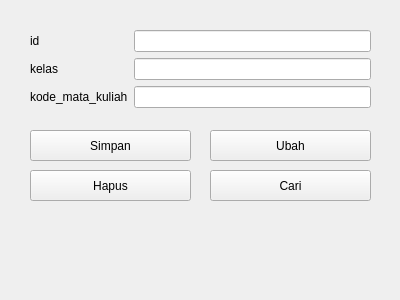
<?xml version="1.0" encoding="UTF-8"?>
<ui version="4.0">
 <class>Form</class>
 <widget class="QWidget" name="Form">
  <property name="geometry">
   <rect>
    <x>0</x>
    <y>0</y>
    <width>400</width>
    <height>300</height>
   </rect>
  </property>
  <property name="windowTitle">
   <string>Form</string>
  </property>
  <widget class="QWidget" name="formLayoutWidget">
   <property name="geometry">
    <rect>
     <x>30</x>
     <y>30</y>
     <width>341</width>
     <height>80</height>
    </rect>
   </property>
   <layout class="QFormLayout" name="formLayout">
    <item row="0" column="0">
     <widget class="QLabel" name="idLabel">
      <property name="text">
       <string>id </string>
      </property>
     </widget>
    </item>
    <item row="0" column="1">
     <widget class="QLineEdit" name="idLineEdit"/>
    </item>
    <item row="1" column="0">
     <widget class="QLabel" name="kelasLabel">
      <property name="text">
       <string>kelas</string>
      </property>
     </widget>
    </item>
    <item row="1" column="1">
     <widget class="QLineEdit" name="kelasLineEdit"/>
    </item>
    <item row="2" column="0">
     <widget class="QLabel" name="kode_mata_kuliahLabel">
      <property name="text">
       <string>kode_mata_kuliah</string>
      </property>
     </widget>
    </item>
    <item row="2" column="1">
     <widget class="QLineEdit" name="kode_mata_kuliahLineEdit"/>
    </item>
   </layout>
  </widget>
  <widget class="QPushButton" name="btnUbah">
   <property name="geometry">
    <rect>
     <x>210</x>
     <y>130</y>
     <width>161</width>
     <height>31</height>
    </rect>
   </property>
   <property name="text">
    <string>Ubah</string>
   </property>
  </widget>
  <widget class="QPushButton" name="btnSimpan">
   <property name="geometry">
    <rect>
     <x>30</x>
     <y>130</y>
     <width>161</width>
     <height>31</height>
    </rect>
   </property>
   <property name="text">
    <string>Simpan</string>
   </property>
  </widget>
  <widget class="QPushButton" name="btnCari">
   <property name="geometry">
    <rect>
     <x>210</x>
     <y>170</y>
     <width>161</width>
     <height>31</height>
    </rect>
   </property>
   <property name="text">
    <string>Cari</string>
   </property>
  </widget>
  <widget class="QPushButton" name="btnHapus">
   <property name="geometry">
    <rect>
     <x>30</x>
     <y>170</y>
     <width>161</width>
     <height>31</height>
    </rect>
   </property>
   <property name="text">
    <string>Hapus</string>
   </property>
  </widget>
 </widget>
 <resources/>
 <connections/>
</ui>
